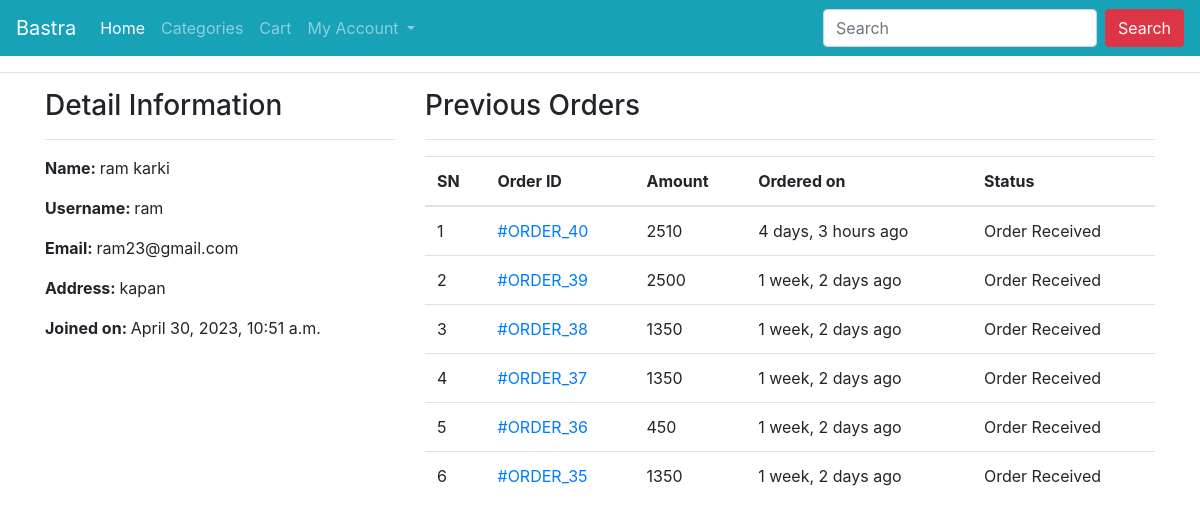
Before: /profile/ (signed in) with the older database file.
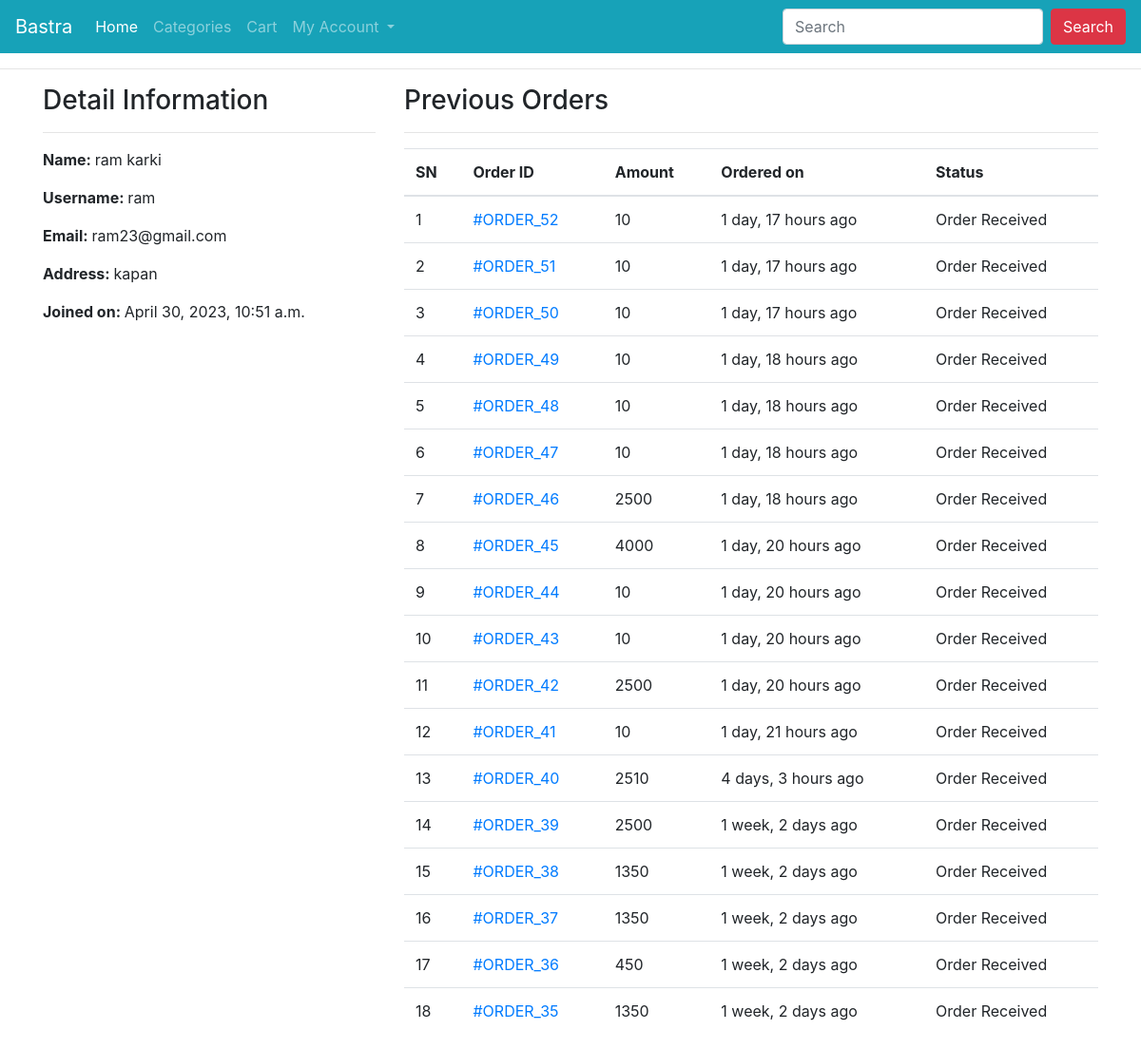
After: the same page with the newer database file.
### ecomapp/models.py (models this page shows, shortened)
class Order(models.Model):
    cart = models.OneToOneField(Cart, on_delete=models.CASCADE)
    ordered_by = models.CharField(max_length=200)
    shipping_address = models.CharField(max_length=200)
    mobile = models.CharField(max_length=10)
    email = models.EmailField(null=True, blank=True)
    subtotal = models.PositiveIntegerField()
    discount = models.PositiveIntegerField()
    total = models.PositiveIntegerField()
    order_status = models.CharField(max_length=50, choices=ORDER_STATUS)
    created_at = models.DateTimeField(auto_now_add=True)
    payment_method = models.CharField(
        max_length=20, choices=METHOD, default="Cash On Delivery")
    payment_completed = models.BooleanField(
        default=False, null=True, blank=True)

### ecomapp/views.py (the view)
# urls.py: path("profile/", CustomerProfileView.as_view(), name="customerprofile"),
class CustomerProfileView(TemplateView):
    template_name = "customerprofile.html"
    def dispatch(self, request, *args, **kwargs):
        if request.user.is_authenticated and Customer.objects.filter(user=request.user).exists():
            pass
        else:
            return redirect("/login/?next=/profile/")
        return super().dispatch(request, *args, **kwargs)
    def get_context_data(self, **kwargs):
        context = super().get_context_data(**kwargs)
        customer = self.request.user.customer
        context['customer'] = customer
        orders = Order.objects.filter(cart__customer=customer).order_by("-id")
        context["orders"] = orders
        return context

### templates/customerprofile.html (shortened to what this page needs)
{% extends 'base.html' %}
{% block content %}
<div class="container">
    <div class="row">
        <div class="col-md-4">
            <h3>Detail Information</h3><hr>
            <p><span class="font-weight-bold">Name: </span> {{customer.full_name}}</p>
            <p><span class="font-weight-bold">Username: </span> {{customer.user.username}}</p>
            <p><span class="font-weight-bold">Email: </span> {{customer.user.email}}</p>
            <p><span class="font-weight-bold">Address: </span> {{customer.address}}</p>
            <p><span class="font-weight-bold">Joined on: </span> {{customer.joined_on}}</p>
        </div>
        <div class="col-md-8">
            <h3>Previous Orders</h3>
            <hr>
            <table class="table">
                <thead>
                    <tr>
                        <th>SN</th>
                        <th>Order ID</th>
                        <th>Amount</th>
                        <th>Ordered on</th>
                        <th>Status</th>
                    </tr>
                </thead>
                <tbody>
                    {% for ord in orders %}
                    <tr>
                        <td>{{forloop.counter}}</td>
                        <td><a href="{% url 'ecomapp:customerorderdetail' ord.pk %}"> #ORDER_{{ord.id}}</a></td>
                        <td>{{ord.total}}</td>
                        <td>{{ord.created_at|timesince}} ago</td>
                        <td>{{ord.order_status}}</td>
                    </tr>
                    {% endfor %}
                </tbody>
            </table>
        </div>
    </div>
</div>
{% endblock %}

Changed rows visible on the page:
added Order: id "52", total "10", created_at "1 day, 17 hours", order_status "Order Received"
added Order: id "51", total "10", created_at "1 day, 17 hours", order_status "Order Received"
added Order: id "50", total "10", created_at "1 day, 17 hours", order_status "Order Received"
added Order: id "49", total "10", created_at "1 day, 18 hours", order_status "Order Received"
added Order: id "48", total "10", created_at "1 day, 18 hours", order_status "Order Received"
added Order: id "47", total "10", created_at "1 day, 18 hours", order_status "Order Received"
added Order: id "46", total "2500", created_at "1 day, 18 hours", order_status "Order Received"
added Order: id "45", total "4000", created_at "1 day, 20 hours", order_status "Order Received"
added Order: id "44", total "10", created_at "1 day, 20 hours", order_status "Order Received"
added Order: id "43", total "10", created_at "1 day, 20 hours", order_status "Order Received"
added Order: id "42", total "2500", created_at "1 day, 20 hours", order_status "Order Received"
added Order: id "41", total "10", created_at "1 day, 21 hours", order_status "Order Received"
